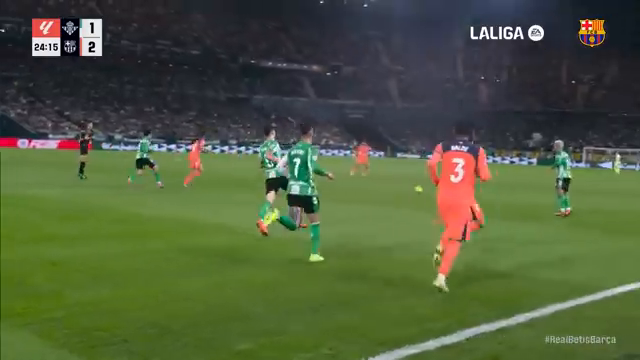
#> input picture scripts/evidence/spr-tier2-push/frames/original-c189pre.png, 640 x 360 px
$ python -i stages.py   (imports and definitions only)
#> lines starting #> are read from the running program, lines starting #| are printed output that depends on the picture
"""SPE-v1 stage library — deterministic source-preserving transforms.

Every stage is pure/deterministic: same input bytes + same params -> same output
bytes. Randomness is only ever seeded by the frame index (grain) or by a fixed
seed (palette init). See docs/contracts/source-preserving-renderer.md.
"""

from __future__ import annotations

import subprocess
from typing import Callable, Iterable, Iterator, List, Sequence, Tuple

import cv2
import numpy as np

# ---------------------------------------------------------------------------
# analysis pass (downscaled)
# ---------------------------------------------------------------------------


# [30 lines left out: function probe, not called in this run]


def analyze(path: str, sample_every: int = 25, small: Tuple[int, int] = (320, 180),
            palette_px: Tuple[int, int] = (160, 90)) -> dict:
    """One downscaled decode pass: cut candidates + palette samples + frame count.

    Returns {frameCount, diffs, cuts, paletteSamples(list of LAB pixel blocks)}.
    """
#> called with sample_every = 25, small = (320, 180), palette_px = (160, 90)
    cap = cv2.VideoCapture(path)
    if not cap.isOpened():
        raise RuntimeError(f"cannot open {path}")
    diffs: List[float] = []
    samples: List[np.ndarray] = []
    prev_gray = None
    i = 0
    sw, sh = small
    pw, ph = palette_px
    while True:
        ok, frame = cap.read()
#> frame is the input picture: shape (360, 640, 3); mean B, G, R 60.3, 91.9, 79.6
        if not ok:
            break
        if i % sample_every == 0:
            small_pal = cv2.resize(frame, (pw, ph), interpolation=cv2.INTER_AREA)
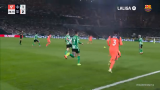
#> small_pal: shape (90, 160, 3); mean B, G, R 60.3, 91.9, 79.6
            lab = cv2.cvtColor(small_pal, cv2.COLOR_BGR2LAB).reshape(-1, 3).astype(np.float32)
            # subsample 2000 px per sampled frame, fixed stride (deterministic)
            samples.append(lab[:: max(1, len(lab) // 2000)])
        gray = cv2.cvtColor(
            cv2.resize(frame, (sw, sh), interpolation=cv2.INTER_AREA),
            cv2.COLOR_BGR2GRAY,
        )
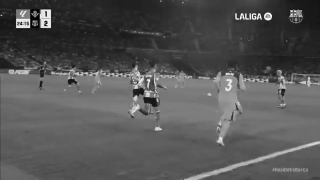
#> gray: shape (180, 320); min 0, max 253, mean 84.7
        if prev_gray is not None:
            diffs.append(float(np.mean(cv2.absdiff(gray, prev_gray))))
        prev_gray = gray
        i += 1
    cap.release()
    cuts = detect_cuts(diffs)
    return {"frameCount": i, "diffs": diffs, "cuts": cuts, "paletteSamples": samples}


# [123 lines left out: functions detect_cuts, learn_palette, quantize_lab, smooth_regions, recolor, boundary_edge_map and 1 more, not called in this run]


def median_pool(bgr: np.ndarray, k: int = 5) -> np.ndarray:
    return cv2.medianBlur(bgr, k)


# [56 lines left out: functions xdog_edge_map, edge_overlay, saturation_lift, desaturate, bloom, grain and 1 more, not called in this run]


def apply_vignette(bgr: np.ndarray, mask: np.ndarray) -> np.ndarray:
    return np.clip(bgr.astype(np.float32) * mask[..., None], 0, 255).astype(np.uint8)


def tone_lut(curve: Callable[[np.ndarray], np.ndarray]) -> Callable[[np.ndarray], np.ndarray]:
    lut = np.clip(curve(np.arange(256, dtype=np.float32)), 0, 255).astype(np.uint8)
    return lambda bgr: cv2.LUT(bgr, lut)


NOIR_CURVE = lambda x: 255.0 * (0.5 + 0.5 * np.tanh(2.1 * (x / 255.0 - 0.52)))


# [67 lines left out: functions vhs_artifacts, flow_magnitude, not called in this run]


TRAIL_COLORMAP = cv2.COLORMAP_TURBO


# [17 lines left out: function trail_blend, not called in this run]

>>> result = analyze('../../evidence/spr-tier2-push/frames/original-c189pre.png')

$ run again, on scripts/evidence/spr-tier2-push/frames/original-c550pre.png
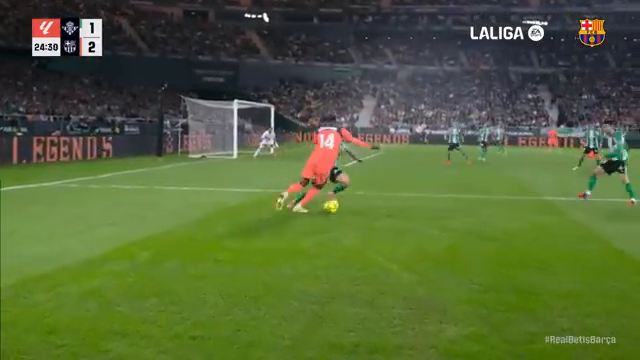
#> input picture scripts/evidence/spr-tier2-push/frames/original-c550pre.png, 640 x 360 px
#> in analyze, frame is the input picture: shape (360, 640, 3); mean B, G, R 55.6, 101.3, 84.9
#> in analyze, `small_pal = cv2.resize(frame, (pw, ph), interpolation=cv2.INTER_AREA)`:
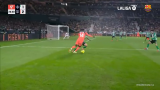
#> small_pal: shape (90, 160, 3); mean B, G, R 55.6, 101.3, 84.9
#> in analyze, `gray = cv2.cvtColor( cv2.resize(frame, (sw, sh), interpolation=cv2.INT..`:
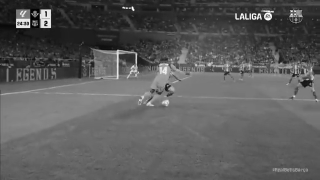
#> gray: shape (180, 320); min 0, max 255, mean 91.3

$ run again, on scripts/evidence/spr-tier2-push/frames/original-c982post.png
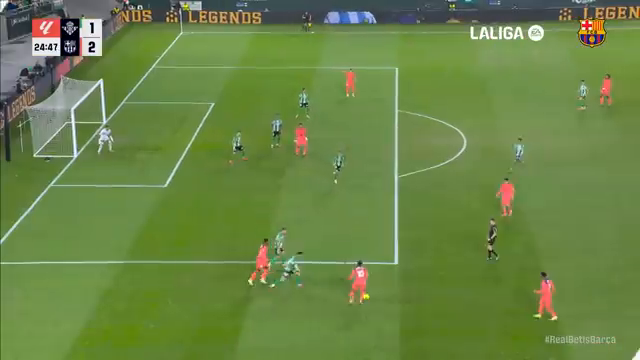
#> input picture scripts/evidence/spr-tier2-push/frames/original-c982post.png, 640 x 360 px
#> in analyze, frame is the input picture: shape (360, 640, 3); mean B, G, R 69.5, 131.9, 105.7
#> in analyze, `small_pal = cv2.resize(frame, (pw, ph), interpolation=cv2.INTER_AREA)`:
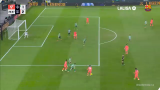
#> small_pal: shape (90, 160, 3); mean B, G, R 69.5, 131.8, 105.7
#> in analyze, `gray = cv2.cvtColor( cv2.resize(frame, (sw, sh), interpolation=cv2.INT..`:
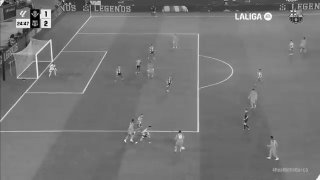
#> gray: shape (180, 320); min 0, max 252, mean 117

$ run again, on scripts/evidence/spr-tier2-push/frames/original-t15s.png
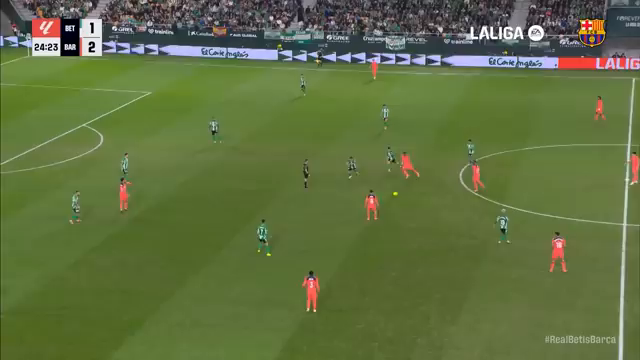
#> input picture scripts/evidence/spr-tier2-push/frames/original-t15s.png, 640 x 360 px
#> in analyze, frame is the input picture: shape (360, 640, 3); mean B, G, R 64.4, 111.7, 96.4
#> in analyze, `small_pal = cv2.resize(frame, (pw, ph), interpolation=cv2.INTER_AREA)`:
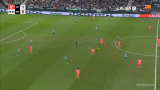
#> small_pal: shape (90, 160, 3); mean B, G, R 64.4, 111.7, 96.4
#> in analyze, `gray = cv2.cvtColor( cv2.resize(frame, (sw, sh), interpolation=cv2.INT..`:
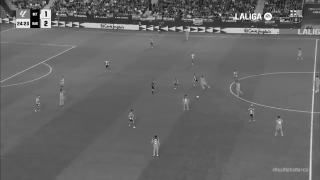
#> gray: shape (180, 320); min 0, max 255, mean 101.9
